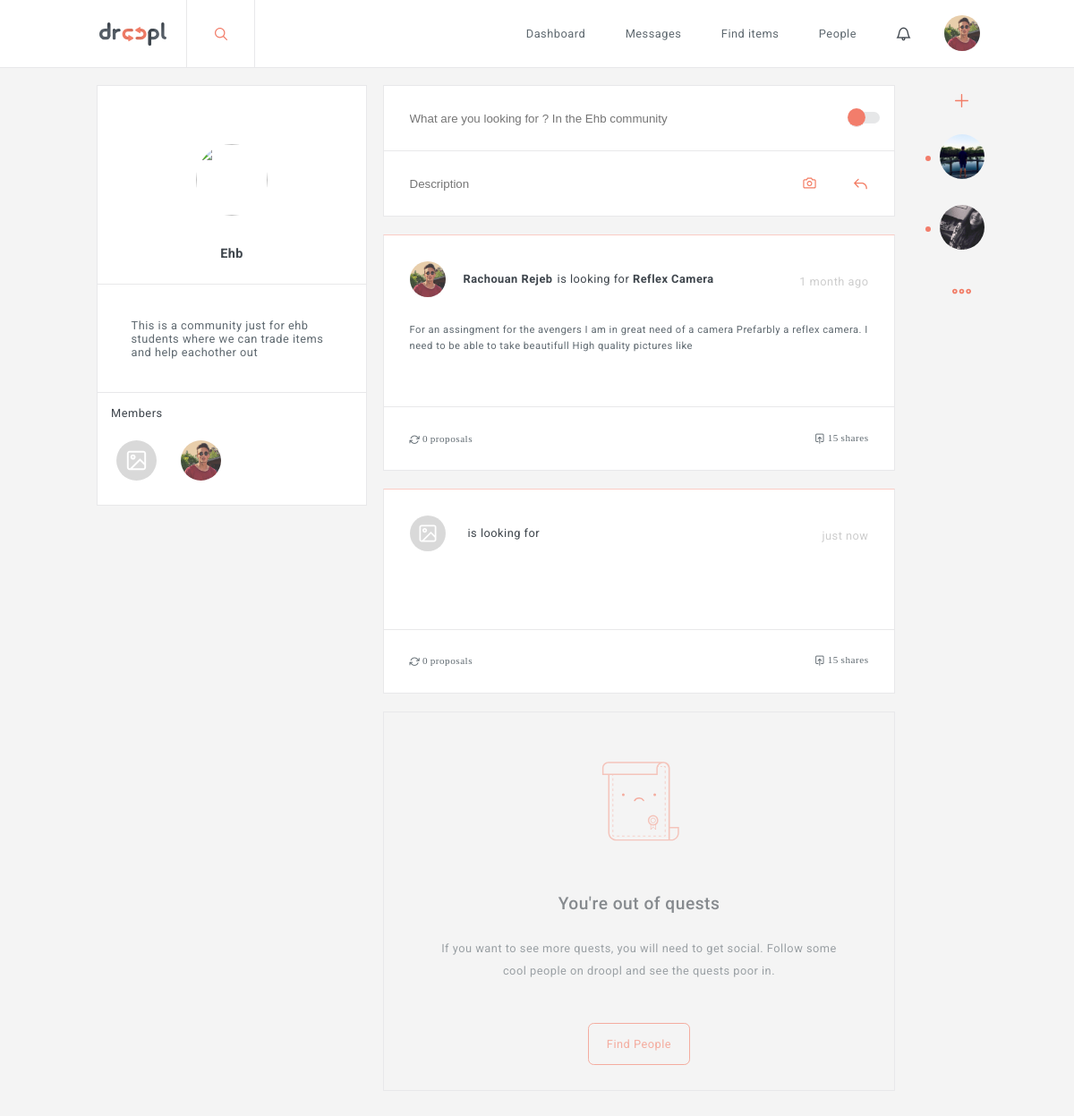
The app's page /development/index.php?page=community&id=1 (signed in) with its own data.
### tables this page shows
CREATE TABLE `communities` (
  `id` int(11) NOT NULL,
  `community_name` varchar(255) NOT NULL,
  `description` text NOT NULL,
  `privacy` tinyint(1) NOT NULL,
  `creation_date` timestamp NOT NULL DEFAULT CURRENT_TIMESTAMP ON UPDATE CURRENT_TIMESTAMP
);

CREATE TABLE `community_users` (
  `id` int(11) NOT NULL,
  `community_id` int(11) NOT NULL,
  `user_id` int(11) NOT NULL,
  `creation_date` timestamp NOT NULL DEFAULT CURRENT_TIMESTAMP ON UPDATE CURRENT_TIMESTAMP
);

CREATE TABLE `users` (
  `id` int(11) NOT NULL,
  `firstname` varchar(255) NOT NULL,
  `lastname` varchar(255) NOT NULL,
  `email` varchar(255) NOT NULL,
  `picture` varchar(255) NOT NULL,
  `age` date NOT NULL,
  `street` varchar(255) NOT NULL,
  `nr` varchar(255) NOT NULL,
  `zipcode` varchar(255) NOT NULL,
  `city` varchar(255) NOT NULL,
  `password` varchar(255) NOT NULL,
  `occupation` varchar(255) NOT NULL,
  `number` varchar(255) NOT NULL,
  `status` tinyint(1) NOT NULL,
  `verification` tinyint(1) NOT NULL,
  `description` text NOT NULL,
  `lang` varchar(255) NOT NULL,
  `latitude` varchar(255) NOT NULL,
  `longitude` varchar(255) NOT NULL
);

CREATE TABLE `quests` (
  `quest_id` int(11) NOT NULL,
  `item` varchar(255) NOT NULL,
  `user_id` int(11) NOT NULL,
  `quest_description` text NOT NULL,
  `type` int(11) NOT NULL,
  `creation_date` timestamp NOT NULL DEFAULT CURRENT_TIMESTAMP,
  `active` tinyint(1) NOT NULL,
  `views` int(11) NOT NULL
);

CREATE TABLE `conversation` (
  `conversation_id` int(11) NOT NULL,
  `conversation_name` varchar(255) NOT NULL,
  `conversation_creation_date` timestamp NOT NULL DEFAULT CURRENT_TIMESTAMP ON UPDATE CURRENT_TIMESTAMP,
  `conversation_typing` tinyint(1) NOT NULL
);

### development/controller/AppController.php (called while the page is built, shortened)
<?php
class AppController {
	public $route = array();
	public $viewVars = array();
	public function filter() {
		call_user_func(array($this, $this->route['action']));
		$this->notifications();
		$this->converstations();
	}
	public function notifications(){
		require_once WWW_ROOT . 'dao' .DS. 'NotificationsDAO.php';
		$this->notificationsDAO = new NotificationsDAO();
		if(!empty($_SESSION['user'])){
			$notifications = $this->notificationsDAO->getNotificationsByUserId($_SESSION['user']['id']);
		}
	}
	public function converstations(){
		require_once WWW_ROOT . 'dao' .DS. 'ConvoUsersDAO.php';
		$this->convoUsersDAO = new ConvoUsersDAO();
		if(!empty($_SESSION['user'])){
			$converstations = $this->convoUsersDAO->getConversationByUserId($_SESSION['user']['id']);
		}
	}
	public function render() {
		extract($this->viewVars, EXTR_OVERWRITE);
		require WWW_ROOT . 'parts/menu.php';
	    require WWW_ROOT . 'pages/' . strtolower($this->route['controller']) . DS . $this->route['action'] . '.php';
	    require WWW_ROOT . 'parts/footer.php';
	}
	public function set($variableName, $value) {
		$this->viewVars[$variableName] = $value;
	}
}

### development/index.php (called while the page is built, shortened)
<?php
require_once WWW_ROOT . 'classes' .DS. 'DatabasePDO.php';
require_once WWW_ROOT . 'includes' .DS. 'routes.php';
$route = $routes[$_GET['page']];
$controllerObj = new $controllerName();
$controllerObj->route = $route;
$controllerObj->filter();
$controllerObj->render();

### development/dao/CommunityDAO.php (called while the page is built, shortened)
<?php
require_once WWW_ROOT . 'classes' .DS. 'DatabasePDO.php';
class CommunityDAO{
	public $pdo;
	public function __construct(){
		$this->pdo = DatabasePDO::getInstance();
	}
	public function getCommunityById($id){
		$sql = 'SELECT *
		FROM communities
		WHERE id = :id';
		$stmt = $this->pdo->prepare($sql);
		$stmt->bindValue(':id',$id);
		if($stmt->execute()){
			return $user = $stmt->fetch(PDO::FETCH_ASSOC);
		}
		return array();
	}
	public function getCommunityUsersById($community_id){
		$sql = 'SELECT * FROM community_users AS cu
		LEFT OUTER JOIN users AS u
		on cu.user_id = u.id
		WHERE cu.community_id = :community_id
		ORDER BY cu.creation_date DESC';
		$stmt = $this->pdo->prepare($sql);
		$stmt->bindValue(':community_id',$community_id);
		if($stmt->execute()){
			return $users = $stmt->fetchAll(PDO::FETCH_ASSOC);
		}
		return array();
	}
}

### development/classes/DatabasePDO.php (called while the page is built)
<?php
class DatabasePDO
{
    public static function getInstance()
    {
        $dsn = Config::DB_TYPE . ':host=' . Config::DB_HOST . ';dbname=' . Config::DB_NAME;
        $pdo = new PDO($dsn, Config::DB_USER, Config::DB_PASS);
        $pdo->setAttribute(PDO::ATTR_ERRMODE, PDO::ERRMODE_EXCEPTION);
		$pdo->setAttribute(PDO::ATTR_EMULATE_PREPARES, false);
        return $pdo;
    }
}

### development/controller/CommunityController.php (called while the page is built, shortened)
<?php
require_once WWW_ROOT . 'controller'. DS .'AppController.php';
class CommunityController extends AppController{
	public $feedDAO;
	public function __construct(){
		require_once WWW_ROOT . 'dao' .DS. 'FeedDAO.php';
		require_once WWW_ROOT . 'dao' .DS. 'UserDAO.php';
		require_once WWW_ROOT . 'dao' .DS. 'CommunityDAO.php';
		$this->feedDAO = new FeedDAO();
		$this->communityDAO = new CommunityDAO();
	}
	public function community(){
        if(!empty($_GET['id'])){
        	$community = $this->communityDAO->getCommunityById($_GET['id']);
        	$users = $this->communityDAO->getCommunityUsersById($community['id']);
			$quests = $this->feedDAO->getQuestsByCommunity($_GET['id']);
		}else{
			$this->redirect("?page=404");
		}
	}
}

### development/dao/NotificationsDAO.php (called while the page is built, shortened)
<?php
require_once WWW_ROOT .'classes'. DS . 'DatabasePDO.php';
class NotificationsDAO
{
	public $pdo;
	public function __construct(){
		$this->pdo = DatabasePDO::getInstance();
	}
	public function getNotificationsByUserId($user_id){
		$sql = 'SELECT n.notification_id,p.propo_id,u.id,u.firstname,q.quest_id,n.notification_type,n.notification_creation_date,n.seen
				FROM notifications AS n
				LEFT OUTER JOIN proposals AS p
				ON p.propo_id = n.item_id
				LEFT OUTER JOIN users AS u
				on u.id = n.creator_user_id
				LEFT OUTER JOIN quests AS q
				on q.quest_id = n.item_id
				WHERE n.user_id = :user_id
				GROUP BY n.notification_id
				ORDER BY n.notification_creation_date DESC';
		$stmt = $this->pdo->prepare($sql);
		$stmt->bindValue(":user_id",$user_id);
		if($stmt->execute()){
			$quests = $stmt->fetchAll(PDO::FETCH_ASSOC);
			if(!empty($quests)){
				return $quests;
			}
		}
		return array();
	}
}

### development/dao/FeedDAO.php (called while the page is built, shortened)
<?php
require_once WWW_ROOT .'classes'. DS . 'DatabasePDO.php';
class FeedDAO
{
	public $pdo;
	public function __construct(){
		$this->pdo = DatabasePDO::getInstance();
	}
	public function getQuestsByCommunity($community_id){
		$sql = 'SELECT q.quest_id,q.item,q.quest_description,q.creation_date ,q.type, COUNT(p.quest_id) AS propocount , u.id,u.latitude,u.longitude, u.firstname ,u.lastname,u.picture, i.image_url,c.collection_id,c.collection_image,c.item_name,c.user_id
		FROM community_quests AS cq
        LEFT OUTER JOIN quests AS q
		ON cq.quest_id = q.quest_id
		LEFT OUTER JOIN proposals AS p
		ON q.quest_id = p.quest_id
		LEFT OUTER JOIN users AS u
        on q.user_id = u.id
        LEFT OUTER JOIN images AS i
        on q.quest_id = i.quest_id
        LEFT OUTER JOIN offers AS o
        on q.quest_id = o.quest_id
        LEFT OUTER JOIN collection AS c
        on o.collection_id = c.collection_id
        WHERE cq.community_id = :community_id
        GROUP BY q.quest_id
        ORDER BY q.creation_date DESC';
		$stmt = $this->pdo->prepare($sql);
		$stmt->bindValue(':community_id',$community_id);
		if($stmt->execute()){
			$quests = $stmt->fetchAll(PDO::FETCH_ASSOC);
			if(!empty($quests)){
				return $quests;
			}
		}
		return array();
	}
}

### development/dao/ConvoUsersDAO.php (called while the page is built, shortened)
<?php
require_once WWW_ROOT .'classes'. DS . 'DatabasePDO.php';
class ConvoUsersDAO
{
	public $pdo;
	public function __construct(){
		$this->pdo = DatabasePDO::getInstance();
	}
	public function getConversationByUserId($user_id){
		$sql = 'SELECT c.conversation_id,c.conversation_name,u.id,u.firstname ,m.message,m.message_creation_date,u.lastname,u.picture
		FROM conversation_users AS cu
        LEFT OUTER JOIN conversation AS c
        on cu.conversation_id = c.conversation_id
		LEFT OUTER JOIN users AS u
        on u.id = (
           SELECT x.user_id
FROM conversation_users AS x
WHERE x.conversation_id = cu.conversation_id AND x.user_id != :check_id
GROUP BY x.conversation_id
        )
        LEFT OUTER JOIN messages AS m
        on c.conversation_id = m.conversation_id AND m.message_creation_date =
        (
           SELECT MAX(r.message_creation_date) FROM conversation_users AS k LEFT OUTER JOIN messages AS r ON r.conversation_id = k.conversation_id WHERE k.conversation_id = cu.conversation_id
        )
        WHERE cu.user_id = :user_id
        GROUP BY cu.id
        ORDER BY m.message_creation_date DESC';
		$stmt = $this->pdo->prepare($sql);
		$stmt->bindValue(':check_id',$user_id);
		$stmt->bindValue(':user_id',$user_id);
		if($stmt->execute()){
			$conversations = $stmt->fetchAll(PDO::FETCH_ASSOC);
			if(!empty($conversations)){
				return $conversations;
			}
		}
		return array();
	}
}

### development/pages/community/community.php (the view, shortened to what this page needs)
<aside id="side" class="profile fixed">
	<section class="community">
        <header>
        	<div class="profile_pic">
        		<img src="images/profile_pictures/<?php echo $user['picture'];?>">
        	</div>
        	<h1><?php echo $community['community_name'];?></h1>
        </header>
        <div class="description-container">
            <p>
        	   <?php echo $community['description'];?>
            </p>
        </div>
	</section>
    <section class="comusers">
        <header><h1>Members</h1></header>
        <nav>
            <?php if(!empty($users)){ ?>
            <ul>
                <?php foreach ($users as $key => $user) {?>
                <li>
                    <a href="?page=user&id=<?php echo $user['user_id'] ?>">
                        <?php if(!empty($user['picture'])){ ?>
                        <img src="images/profile_pictures/<?php echo $user['picture'];?>" alt="rachouan rejeb">
                        <?php }else{ ?>
                        <img src="images/profile_pictures/notfound.svg" alt="rachouan rejeb">
                        <?php }?>
                    </a>
                </li>
                <?php } ?>
            </ul>
            <?php } ?>
        </nav>
    </section>
</aside>
<div class="feed fixed">
    <section class="post">
        <form action="" method="post" name="quest" id="quest" enctype="multipart/form-data">
            <div>
                <input type="text" id="item" name="item" <?php
                       switch($_SESSION['language']) {
                            case 'en':
                            echo "placeholder='What are you looking for ? In the ".$community['community_name']." community'";
                            break;
                        }
                       ?> tabindex="1">
                <div class="switch-container">
                    <div class="contain-button">
                        <div class="button looking-mode"></div>
                    </div>
                </div>
            </div>
            <div>
                <input type="text" id="desc" name="desc" placeholder="Description" tabindex="2">
                <span class="upload_image">
                </span>
                <input type="submit" id="quest_submit" name="quest_submit" value="" tabindex="4">
            </div>
        </form>
    </section>
    <?php foreach ($quests as $key => $value) {
        if(!empty($value)){
        ?>
        <section class="quest <?php if($value['type'] == 0){ echo "red"; }else{ echo "blue"; } ?>" id="<?php echo $value['quest_id']; ?>" data-lat="<?php echo $value['latitude']; ?>" data-lng="<?php echo $value['longitude']; ?>">
        <header>
            <?php if(!empty($value['picture'])){ ?>
                    <img src="images/profile_pictures/<?php echo $value['picture'];?>" alt="rachouan rejeb">
                    <?php }else{ ?>
                    <img src="images/profile_pictures/notfound.svg" alt="rachouan rejeb">
                    <?php }?>
            <h1><a href="?page=user&id=<?php echo $value['id']; ?>"> <?php echo $value['firstname']; echo " "; echo $value['lastname'];?></a><?php if($value['type'] == 0){
                switch ($_SESSION['language']) {
                    case 'en':
                    echo "is looking for ";
                    break;
                }
}?><span><?php if($value['type'] == 0){ echo $value['item']; }?></span></h1>
        <h2><?php
        $full = false;
        $now = new DateTime;
        $ago = new DateTime($value['creation_date']);
        $diff = $now->diff($ago);
        $diff->w = floor($diff->d / 7);
        $diff->d -= $diff->w * 7;
        $string = array(
            'y' => 'year',
            'm' => 'month',
            'w' => 'week',
            'd' => 'day',
            'h' => 'hour',
            'i' => 'minute',
            's' => 'second',
        );
        foreach ($string as $k => &$v) {
            if ($diff->$k) {
                $v = $diff->$k . ' ' . $v . ($diff->$k > 1 ? 's' : '');
            } else {
                unset($string[$k]);
            }
        }
        if (!$full) $string = array_slice($string, 0, 1);
        $result =  $string ? implode(', ', $string) . ' ago' : 'just now';
        echo $result;
        ?></h2>
        </header>
        <aside class="info">
            <p>
            <?php echo $value['quest_description'] ?></p>
        </aside>
        <footer>
            <a href="?page=detail&questid=<?php echo $value['quest_id']; ?>" class="proposal icon-repeat"> <?php echo $value['propocount'] ?> proposals</a>
            <a href="" class="shares icon-upload"> 15 shares</a>
        </footer>
    </section>
    <?php }} ?>
    <section class="last_quest">
        <header>
            <h1 class="quest"><span class="hide">no more quests</span></h1>
            <h2>You're out of quests</h2>
        </header>
        <p>If you want to see more quests, you will need to get social. Follow some cool people on droopl and see the quests poor in.</p>
        <a href="?page=people">find people</a>
    </section>
</div>

### development/parts/footer.php (shortened to what this page needs)
<?php if($_GET['page'] != "login" && $_GET['page'] != "search" && $_GET['page'] != "messages" && $_GET['page'] != "404" && $_GET['page'] != "register"){ ?>
<section class="chat">
    <ul>
        <li class="animated fadeIn new-conversation">
            <span class="new-icon"></span>
        </li>
        <?php if(!empty($dynamicConvos)){ ?>
            <?php foreach ($dynamicConvos as $key => $value) { ?>
                  <li class="conversation-bubble"><?php if(!empty($value['picture'])){ ?>
                <img class="profile_img" src="images/profile_pictures/<?php echo $value['picture'];?>" alt="rachouan rejeb">
                <?php }else{ ?>
                <img class="profile_img" src="images/profile_pictures/notfound.svg" alt="rachouan rejeb">
                <?php }?><span class="new-msg animated-slow infinite pulse"></span></li>
            <?php } ?>
        <?php } ?>
        <li class="animated fadeIn more-conversations">
            <a href="?page=messages">
            </a>
        </li>
    </ul>
</section>
<?php } ?>
</article>
</body>
</html>

### development/css/feather.css (style rules this page uses)
[class^="icon-"], [class*=" icon-"] { display: inline-block; font-family: "feather"; font-style: normal; font-weight: normal; font-variant: normal; text-transform: none; speak: none; line-height: 1; -webkit-font-smoothing: antialiased; -moz-osx-font-smoothing: grayscale; }
.icon-repeat:before { content: "\e058"; }
.icon-upload:before { content: "\e068"; }

### records on screen
communities: community_name "Ehb", description "This is a community just for ehb students where we can trade items and help eachother out", item "What are you looking for ? In the Ehb community"
community_users: user.picture (picture)
quests: user.picture (picture), user.firstname "Rachouan", user.lastname "Rejeb", type "is looking for", item "Reflex Camera", result "1 month ago", quest_description "For an assingment for the avengers I am in great need of a camera Prefarbly a reflex camera. I need to be able to take beautifull High quality pictures like", propocount "0"
conversation: users.picture (picture)
conversation: users.picture (picture)

### other values on screen
$result "just now"
$value['propocount'] "0"
